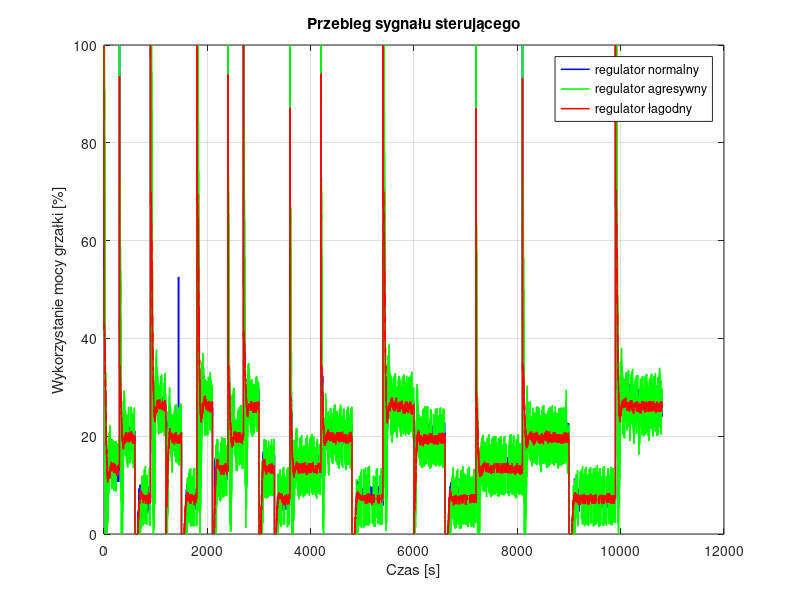

MATLAB code to generate this figure: (Note: this script raises an error after producing the figure.)
a = load('dane_2.mat');
b = load('dane_3.mat');
c = load('dane_4.mat');

% a = load('dane_sym_1.mat');
% b = load('dane_sym_2.mat');
% c = load('dane_sym_3.mat');

% b = load('dane_2.mat');
% a = load('dane_5.mat');
% c = load('dane_6.mat');

% b = load('dane_okno_normalne.mat');
% a = load('dane_okno_krotkie.mat');
% c = load('dane_okno_dlugie.mat');

figure;
T1 = a.t;
SSE1 = a.U;
plot(T1, SSE1, 'b-', 'LineWidth', 1.1);
hold on
title('Przebieg sygnału sterującego');
xlabel('Czas [s]');
ylabel("Wykorzystanie mocy grzałki [%]");
grid on

T2 = b.t;
SSE2 = b.U;
plot(T2, SSE2, 'g-', 'LineWidth', 1.1);
title('Przebieg sygnału sterującego');
xlabel('Czas [s]');
ylabel("Wykorzystanie mocy grzałki [%]");
grid on

T3 = c.t;
SSE3 = c.U;
plot(T3, SSE3, 'r-', 'LineWidth', 1.1);
title('Przebieg sygnału sterującego');
xlabel('Czas [s]');
ylabel("Wykorzystanie mocy grzałki [%]");
grid on
hold off

legend('regulator normalny', 'regulator agresywny', 'regulator łagodny');

% Zwiększenie czcionki osi X i Y
ax = gca; % Pobranie aktualnych osi
ax.FontSize = 16; % Ustawienie czcionki dla osi (możesz zmienić wartość)

% Zwiększenie czcionki legendy
legend_handle = legend; % Pobranie uchwytu do legendy
legend_handle.FontSize = 16; % Ustawienie czcionki dla legendy (możesz zmienić wartość)

figure;
T1 = a.t;
SSE1 = a.Y;
plot(T1, SSE1, 'b-', 'LineWidth', 1.1);
hold on
title('Przebieg sygnału procesowego');
xlabel('Czas [s]');
ylabel('Temperatura [°C]');
grid on

T2 = b.t;
SSE2 = b.Y;
plot(T2, SSE2, 'g-', 'LineWidth', 1.1);
title('Przebieg sygnału procesowego');
xlabel('Czas [s]');
ylabel('Temperatura [°C]');
grid on

T3 = c.t;
SSE3 = c.Y;
plot(T3, SSE3, 'r-', 'LineWidth', 1.1);
title('Przebieg sygnału procesowego');
xlabel('Czas [s]');
ylabel('Temperatura [°C]');
grid on
hold off

legend('regulator normalny', 'regulator agresywny', 'regulator łagodny');

% Zwiększenie czcionki osi X i Y
ax = gca; % Pobranie aktualnych osi
ax.FontSize = 16; % Ustawienie czcionki dla osi (możesz zmienić wartość)

% Zwiększenie czcionki legendy
legend_handle = legend; % Pobranie uchwytu do legendy
legend_handle.FontSize = 16; % Ustawienie czcionki dla legendy (możesz zmienić wartość)

figure;
T1 = a.t;
SSE1 = a.SSE_plot;
window1 = a.SSE_window;
plot(T1, SSE1, 'b-', 'LineWidth', 1.1);
hold on
% title(['Wartość błędu SSE dla okna przesuwnego t = ', num2str(window1), ' [s]']);
title('Wartość błędu SSE regulatora normalnego dla różnych okien przesuwnych');
xlabel('Czas [s]');
ylabel('Błąd SSE');
grid on

T2 = b.t;
SSE2 = b.SSE_plot;
window2 = b.SSE_window;
plot(T2, SSE2, 'g-', 'LineWidth', 1.1);
% title(['Wartość błędu SSE dla okna przesuwnego t = ', num2str(window2), ' [s]']);
title('Wartość błędu SSE regulatora normalnego dla różnych okien przesuwnych');
xlabel('Czas [s]');
ylabel('Błąd SSE');
grid on

T3 = c.t;
SSE3 = c.SSE_plot;
window3 = c.SSE_window;
plot(T3, SSE3, 'r-', 'LineWidth', 1.1);
% title(['Wartość błędu SSE dla okna przesuwnego t = ', num2str(window3), ' [s]']);
title('Wartość błędu SSE regulatora normalnego dla różnych okien przesuwnych');

xlabel('Czas [s]');
ylabel('Błąd SSE');
grid on
hold off

% legend('regulator normalny', 'regulator agresywny', 'regulator łagodny');
legend('okno krótkie', 'okno średnie', 'okno długie');

% Zwiększenie czcionki osi X i Y
ax = gca; % Pobranie aktualnych osi
ax.FontSize = 16; % Ustawienie czcionki dla osi (możesz zmienić wartość)

% Zwiększenie czcionki legendy
legend_handle = legend; % Pobranie uchwytu do legendy
legend_handle.FontSize = 16; % Ustawienie czcionki dla legendy (możesz zmienić wartość)

figure;
T1 = a.t;
SSE1 = a.MAE;
window1 = a.MAE_window;
plot(T1, SSE1, 'b-', 'LineWidth', 1.1);
hold on
% title(['Wartość błędu MAE dla okna przesuwnego t = ', num2str(window1), ' [s]']);
title('Wartość błędu MAE regulatora normalnego dla różnych okien przesuwnych');
xlabel('Czas [s]');
ylabel('Błąd MAE');
grid on

T2 = b.t;
SSE2 = b.MAE;
window2 = b.MAE_window;
plot(T2, SSE2, 'g-', 'LineWidth', 1.1);
% title(['Wartość błędu MAE dla okna przesuwnego t = ', num2str(window2), ' [s]']);
title('Wartość błędu MAE regulatora normalnego dla różnych okien przesuwnych');
xlabel('Czas [s]');
ylabel('Błąd MAE');
grid on

T3 = c.t;
SSE3 = c.MAE;
window3 = c.MAE_window;
plot(T3, SSE3, 'r-', 'LineWidth', 1.1);
% title(['Wartość błędu MAE dla okna przesuwnego t = ', num2str(window3), ' [s]']);
title('Wartość błędu MAE regulatora normalnego dla różnych okien przesuwnych');
xlabel('Czas [s]');
ylabel('Błąd MAE');
grid on
hold off

% legend('regulator normalny', 'regulator agresywny', 'regulator łagodny');
legend('okno krótkie', 'okno średnie', 'okno długie');

% Zwiększenie czcionki osi X i Y
ax = gca; % Pobranie aktualnych osi
ax.FontSize = 16; % Ustawienie czcionki dla osi (możesz zmienić wartość)

% Zwiększenie czcionki legendy
legend_handle = legend; % Pobranie uchwytu do legendy
legend_handle.FontSize = 16; % Ustawienie czcionki dla legendy (możesz zmienić wartość)

figure;
T1 = a.t;
SSE1 = a.TI_u;
window1 = a.TI_window;
plot(T1, SSE1, 'b-', 'LineWidth', 1.1);
hold on
% title(['Travel index dla sygnału sterującego dla okna przesuwnego t = ', num2str(window1), ' [s]']);
title('Travel index dla sygnału sterującego regulatora normalnego dla różnych okien przesuwnych');
xlabel('Czas [s]');
ylabel('Travel index');
grid on

T2 = b.t;
SSE2 = b.TI_u;
window2 = b.TI_window;
plot(T2, SSE2, 'g-', 'LineWidth', 1.1);
% title(['Travel index dla sygnału sterującego dla okna przesuwnego t = ', num2str(window2), ' [s]']);
title('Travel index dla sygnału sterującego regulatora normalnego dla różnych okien przesuwnych');
xlabel('Czas [s]');
ylabel('Travel index');
grid on

T3 = c.t;
SSE3 = c.TI_u;
window3 = c.TI_window;
plot(T3, SSE3, 'r-', 'LineWidth', 1.1);
% title(['Travel index dla sygnału sterującego dla okna przesuwnego t = ', num2str(window3), ' [s]']);
title('Travel index dla sygnału sterującego regulatora normalnego dla różnych okien przesuwnych');
xlabel('Czas [s]');
ylabel('Travel index');
grid on
hold off

% legend('regulator normalny', 'regulator agresywny', 'regulator łagodny');
legend('okno krótkie', 'okno średnie', 'okno długie');

% Zwiększenie czcionki osi X i Y
ax = gca; % Pobranie aktualnych osi
ax.FontSize = 16; % Ustawienie czcionki dla osi (możesz zmienić wartość)

% Zwiększenie czcionki legendy
legend_handle = legend; % Pobranie uchwytu do legendy
legend_handle.FontSize = 16; % Ustawienie czcionki dla legendy (możesz zmienić wartość)

figure;
T1 = a.t;
SSE1 = a.TI_y;
window1 = a.TI_window;
plot(T1, SSE1, 'b-', 'LineWidth', 1.1);
hold on
% title(['Travel index dla sygnału procesowego dla okna przesuwnego t = ', num2str(window1), ' [s]']);
title('Travel index dla sygnału procesowego regulatora normalnego dla różnych okien przesuwnych');
xlabel('Czas [s]');
ylabel('Travel index');
grid on

T2 = b.t;
SSE2 = b.TI_y;
window2 = b.TI_window;
plot(T2, SSE2, 'g-', 'LineWidth', 1.1);
% title(['Travel index dla sygnału procesowego dla okna przesuwnego t = ', num2str(window2), ' [s]']);
title('Travel index dla sygnału procesowego regulatora normalnego dla różnych okien przesuwnych');
xlabel('Czas [s]');
ylabel('Travel index');
grid on

T3 = c.t;
SSE3 = c.TI_y;
window3 = c.TI_window;
plot(T3, SSE3, 'r-', 'LineWidth', 1.1);
% title(['Travel index dla sygnału procesowego dla okna przesuwnego t = ', num2str(window3), ' [s]']);
title('Travel index dla sygnału procesowego regulatora normalnego dla różnych okien przesuwnych');
xlabel('Czas [s]');
ylabel('Travel index');
grid on
hold off

% legend('regulator normalny', 'regulator agresywny', 'regulator łagodny');
legend('okno krótkie', 'okno średnie', 'okno długie');


% Zwiększenie czcionki osi X i Y
ax = gca; % Pobranie aktualnych osi
ax.FontSize = 16; % Ustawienie czcionki dla osi (możesz zmienić wartość)

% Zwiększenie czcionki legendy
legend_handle = legend; % Pobranie uchwytu do legendy
legend_handle.FontSize = 16; % Ustawienie czcionki dla legendy (możesz zmienić wartość)
